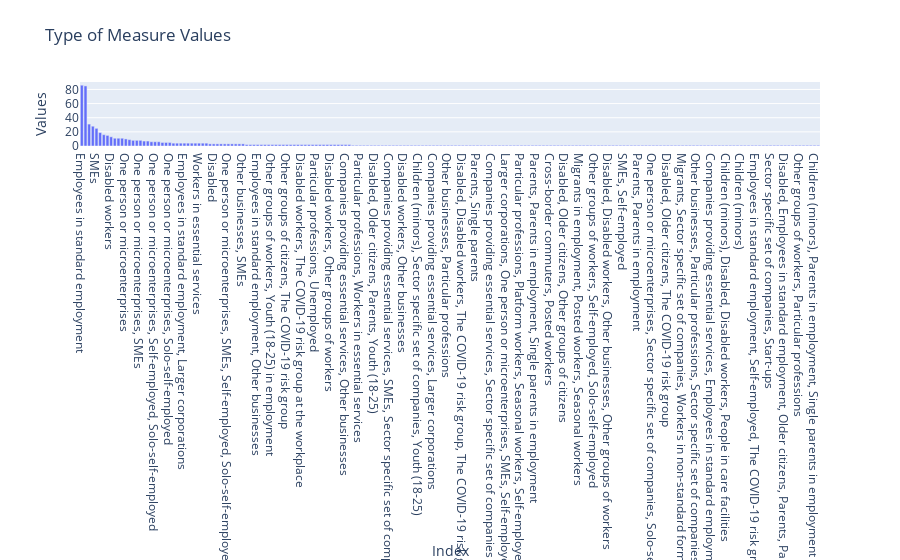

Write notebook code for a chart like this one.
### Code cell
plotly_bar_chart_graphic("Type of Measure Values", df_tg_table_values['index'],
                         df_tg_table_values['Values'], "Index", "Values")

### Figure 1 — Plotly figure (JSON) as saved in the notebook; plotly's stock layout.template omitted (floating-point values rounded to 4 significant figures; data arrays with more than 128 entries replaced by an {"elided": "..."} marker saying what was removed)
{"data": [{"type": "bar", "x": {"elided": "202 str values"}, "y": {"elided": "202 int values"}}], "layout": {"title": {"text": "Type of Measure Values"}, "xaxis": {"title": {"text": "Index"}}, "yaxis": {"title": {"text": "Values"}}}}
